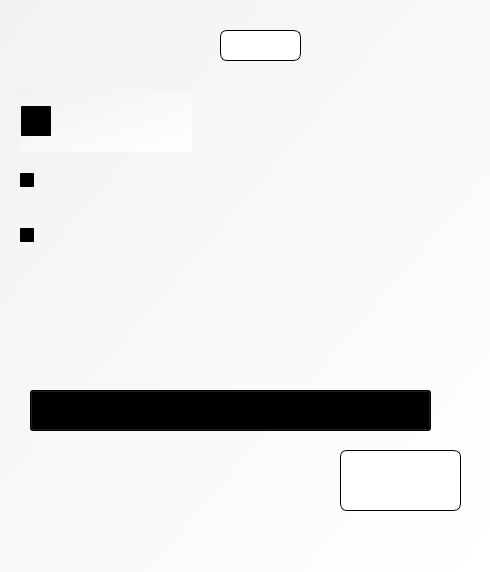
<?xml version="1.0" encoding="UTF-8"?>
<ui version="4.0">
 <class>setting</class>
 <widget class="QDialog" name="setting">
  <property name="windowModality">
   <enum>Qt::ApplicationModal</enum>
  </property>
  <property name="geometry">
   <rect>
    <x>0</x>
    <y>0</y>
    <width>490</width>
    <height>572</height>
   </rect>
  </property>
  <property name="windowTitle">
   <string>setting</string>
  </property>
  <property name="styleSheet">
   <string notr="true">background-color: qlineargradient(spread:pad, x1:0, y1:0, x2:1, y2:1, stop:0 rgba(242, 242, 242, 255), stop:1 rgba(255, 255, 255, 255));</string>
  </property>
  <widget class="QLabel" name="File_MainText">
   <property name="geometry">
    <rect>
     <x>21</x>
     <y>320</y>
     <width>401</width>
     <height>51</height>
    </rect>
   </property>
   <property name="styleSheet">
    <string notr="true">background-color: qlineargradient(spread:pad, x1:0, y1:0, x2:0, y2:0, stop:0 rgba(0, 0, 0, 0), stop:1 rgba(255, 255, 255, 255));</string>
   </property>
   <property name="text">
    <string>&lt;html&gt;&lt;head/&gt;&lt;body&gt;&lt;p&gt;&lt;img src=&quot;:/img/img/화질 설정_50.png&quot;/&gt;&lt;/p&gt;&lt;/body&gt;&lt;/html&gt;</string>
   </property>
  </widget>
  <widget class="QLabel" name="Alram_MainText">
   <property name="geometry">
    <rect>
     <x>20</x>
     <y>20</y>
     <width>191</width>
     <height>51</height>
    </rect>
   </property>
   <property name="minimumSize">
    <size>
     <width>54</width>
     <height>12</height>
    </size>
   </property>
   <property name="styleSheet">
    <string notr="true">background-color: qlineargradient(spread:pad, x1:0, y1:0, x2:0, y2:0, stop:0 rgba(0, 0, 0, 0), stop:1 rgba(255, 255, 255, 255));</string>
   </property>
   <property name="text">
    <string>&lt;html&gt;&lt;head/&gt;&lt;body&gt;&lt;p&gt;&lt;img src=&quot;:/img/img/알람설정_50.png&quot;/&gt;&lt;/p&gt;&lt;/body&gt;&lt;/html&gt;</string>
   </property>
  </widget>
  <widget class="QPushButton" name="pushButton_3">
   <property name="geometry">
    <rect>
     <x>220</x>
     <y>30</y>
     <width>81</width>
     <height>31</height>
    </rect>
   </property>
   <property name="styleSheet">
    <string notr="true">QPushButton{background-color: #ffffff;
selection-color: #ffffff;
color: #ffffff;

border: 1px solid  #000000;
border-radius: 7px;
padding-right: 5px; 
padding-left: 5px;
padding-top: 5px;
padding-bottom: 5px;
}

QPushButton:hover
{
	background-color: #F28B30;
	border: 1px solid  #000000;
}</string>
   </property>
   <property name="text">
    <string/>
   </property>
   <property name="icon">
    <iconset resource="../resources/resources.qrc">
     <normaloff>:/img/img/초기화_35.png</normaloff>:/img/img/초기화_35.png</iconset>
   </property>
   <property name="iconSize">
    <size>
     <width>43</width>
     <height>43</height>
    </size>
   </property>
  </widget>
  <widget class="QPushButton" name="pushButton_4">
   <property name="geometry">
    <rect>
     <x>340</x>
     <y>450</y>
     <width>121</width>
     <height>61</height>
    </rect>
   </property>
   <property name="styleSheet">
    <string notr="true">QPushButton{background-color: #ffffff;
selection-color: #ffffff;
color: #ffffff;

border: 1px solid  #000000;
border-radius: 7px;
padding-right: 5px; 
padding-left: 5px;
padding-top: 5px;
padding-bottom: 5px;
}

QPushButton:hover
{
	background-color: #F28B30;
	border: 1px solid  #000000;
}</string>
   </property>
   <property name="text">
    <string/>
   </property>
   <property name="icon">
    <iconset resource="../resources/resources.qrc">
     <normaloff>:/img/img/확인_30.png</normaloff>:/img/img/확인_30.png</iconset>
   </property>
   <property name="iconSize">
    <size>
     <width>43</width>
     <height>43</height>
    </size>
   </property>
  </widget>
  <widget class="QComboBox" name="logvideo_combox">
   <property name="geometry">
    <rect>
     <x>30</x>
     <y>390</y>
     <width>401</width>
     <height>41</height>
    </rect>
   </property>
   <item>
    <property name="text">
     <string>효율 저장 (저화질 압축으로 인한 영상 화질 저하 발생)</string>
    </property>
   </item>
   <item>
    <property name="text">
     <string>고화질 (1920x1080)</string>
    </property>
   </item>
   <item>
    <property name="text">
     <string>일반화질 (1280x720)</string>
    </property>
   </item>
  </widget>
  <widget class="QCheckBox" name="helmet_alram">
   <property name="geometry">
    <rect>
     <x>21</x>
     <y>91</y>
     <width>171</width>
     <height>61</height>
    </rect>
   </property>
   <property name="sizePolicy">
    <sizepolicy hsizetype="Minimum" vsizetype="Fixed">
     <horstretch>0</horstretch>
     <verstretch>0</verstretch>
    </sizepolicy>
   </property>
   <property name="styleSheet">
    <string notr="true">background-color: qlineargradient(spread:pad, x1:0, y1:0, x2:0, y2:0, stop:0 rgba(0, 0, 0, 0), stop:1 rgba(255, 255, 255, 255));

QCheckBox {
    spacing: 5px;
}

QCheckBox::indicator {
    width: 30px;
    height: 30px;
}</string>
   </property>
   <property name="text">
    <string/>
   </property>
   <property name="icon">
    <iconset resource="../resources/resources.qrc">
     <normaloff>:/img/img/안전모 유무.png</normaloff>:/img/img/안전모 유무.png</iconset>
   </property>
   <property name="iconSize">
    <size>
     <width>128</width>
     <height>128</height>
    </size>
   </property>
   <property name="checked">
    <bool>true</bool>
   </property>
  </widget>
  <widget class="QCheckBox" name="rack_alram">
   <property name="geometry">
    <rect>
     <x>20</x>
     <y>140</y>
     <width>221</width>
     <height>81</height>
    </rect>
   </property>
   <property name="styleSheet">
    <string notr="true">background-color: qlineargradient(spread:pad, x1:0, y1:0, x2:0, y2:0, stop:0 rgba(0, 0, 0, 0), stop:1 rgba(255, 255, 255, 255));</string>
   </property>
   <property name="text">
    <string/>
   </property>
   <property name="icon">
    <iconset resource="../resources/resources.qrc">
     <normaloff>:/img/img/위험구역_35.png</normaloff>:/img/img/위험구역_35.png</iconset>
   </property>
   <property name="iconSize">
    <size>
     <width>128</width>
     <height>128</height>
    </size>
   </property>
   <property name="checked">
    <bool>true</bool>
   </property>
  </widget>
  <widget class="QCheckBox" name="car_alram">
   <property name="geometry">
    <rect>
     <x>20</x>
     <y>210</y>
     <width>141</width>
     <height>51</height>
    </rect>
   </property>
   <property name="styleSheet">
    <string notr="true">background-color: qlineargradient(spread:pad, x1:0, y1:0, x2:0, y2:0, stop:0 rgba(0, 0, 0, 0), stop:1 rgba(255, 255, 255, 255));</string>
   </property>
   <property name="text">
    <string/>
   </property>
   <property name="icon">
    <iconset resource="../resources/resources.qrc">
     <normaloff>:/img/img/충돌.png</normaloff>:/img/img/충돌.png</iconset>
   </property>
   <property name="iconSize">
    <size>
     <width>256</width>
     <height>256</height>
    </size>
   </property>
   <property name="checked">
    <bool>true</bool>
   </property>
  </widget>
 </widget>
 <resources>
  <include location="../resources/resources.qrc"/>
 </resources>
 <connections>
  <connection>
   <sender>pushButton_4</sender>
   <signal>clicked()</signal>
   <receiver>setting</receiver>
   <slot>ok()</slot>
   <hints>
    <hint type="sourcelabel">
     <x>445</x>
     <y>649</y>
    </hint>
    <hint type="destinationlabel">
     <x>144</x>
     <y>256</y>
    </hint>
   </hints>
  </connection>
  <connection>
   <sender>pushButton_3</sender>
   <signal>clicked()</signal>
   <receiver>setting</receiver>
   <slot>Alram_setting_reset()</slot>
   <hints>
    <hint type="sourcelabel">
     <x>297</x>
     <y>46</y>
    </hint>
    <hint type="destinationlabel">
     <x>350</x>
     <y>56</y>
    </hint>
   </hints>
  </connection>
 </connections>
 <slots>
  <slot>ok()</slot>
  <slot>Alram_setting_reset()</slot>
  <slot>Logvideo_path()</slot>
 </slots>
</ui>
